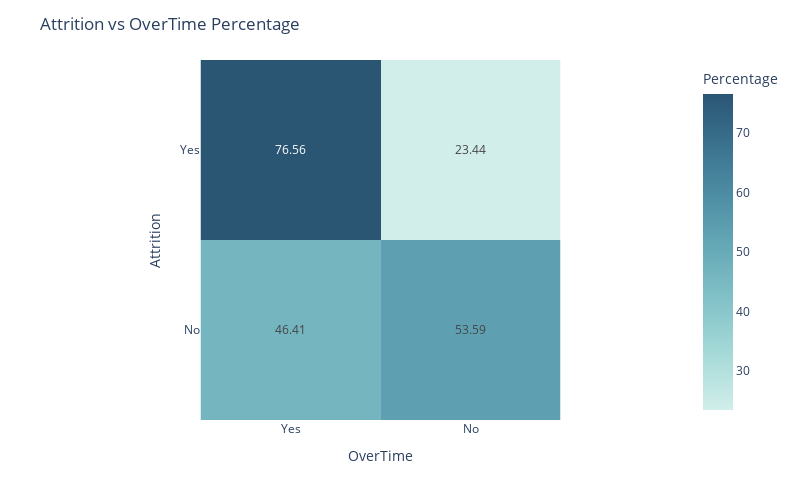

Source (notebook cell):
### Code cell
fig = px.imshow(df_overtime.pivot('Attrition', 'OverTime', 'Percentage'),
                labels=dict(x="OverTime", y="Attrition", color="Percentage"),
                x=['Yes', 'No'], y=['Yes', 'No'], color_continuous_scale='teal',
                text_auto=True)
fig.update_layout(title='Attrition vs OverTime Percentage',
                  xaxis_title='OverTime',
                  yaxis_title='Attrition', 
                  width=800, height=500, plot_bgcolor='#FFFFFF')
fig.show()

### Figure 1 — Plotly figure (JSON) as saved in the notebook; plotly's stock layout.template omitted (floating-point values rounded to 4 significant figures)
{"data": [{"coloraxis": "coloraxis", "hovertemplate": "OverTime: %{x}<br>Attrition: %{y}<br>Percentage: %{z}<extra></extra>", "name": "0", "texttemplate": "%{z}", "type": "heatmap", "x": ["Yes", "No"], "xaxis": "x", "y": ["Yes", "No"], "yaxis": "y", "z": [[76.56, 23.44], [46.41, 53.59]]}], "layout": {"coloraxis": {"colorbar": {"title": {"text": "Percentage"}}, "colorscale": [[0, "rgb(209, 238, 234)"], [0.1667, "rgb(168, 219, 217)"], [0.3333, "rgb(133, 196, 201)"], [0.5, "rgb(104, 171, 184)"], [0.6667, "rgb(79, 144, 166)"], [0.8333, "rgb(59, 115, 143)"], [1, "rgb(42, 86, 116)"]]}, "height": 500, "margin": {"t": 60}, "plot_bgcolor": "#FFFFFF", "title": {"text": "Attrition vs OverTime Percentage"}, "width": 800, "xaxis": {"anchor": "y", "constrain": "domain", "domain": [0, 1], "scaleanchor": "y", "title": {"text": "OverTime"}}, "yaxis": {"anchor": "x", "autorange": "reversed", "constrain": "domain", "domain": [0, 1], "title": {"text": "Attrition"}}}}
